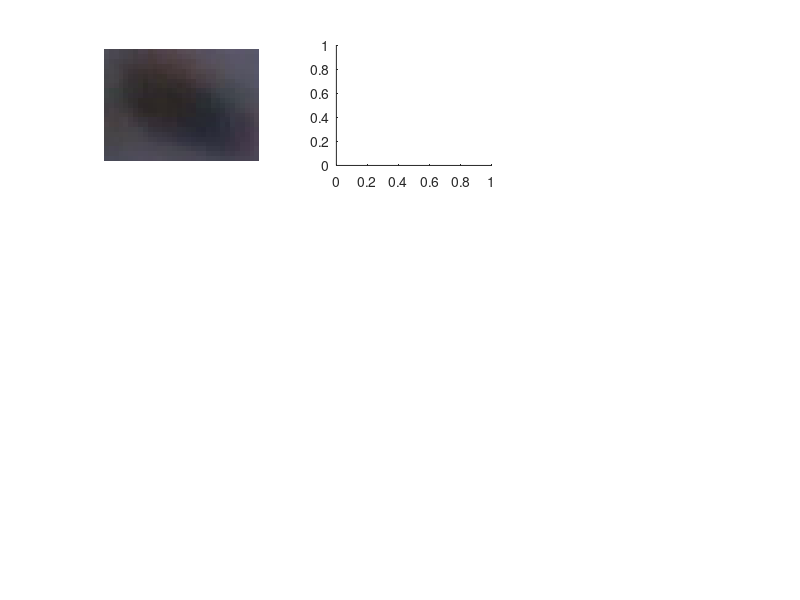

Reproduce this figure in MATLAB. (Note: this script raises an error after producing the figure.)
clear;
load('matlab2.mat');
[~, n] = size(DB);
warning('off', 'images:imshow:magnificationMustBeFitForDockedFigure')
for i = 1:n
    subplot(3,3,1);
    imshow(DB(i).Ic);
    for j = 1:8
        subplot(3,3,j+1);
        imshow(bound2im(uint16(ifrdescp(DB(i).z,2*j)))); 
    end
    DB(i).Sphericity = input('Enter Sphericity: ');
end
warning('on', 'images:imshow:magnificationMustBeFitForDockedFigure')
%save('matlab.mat', DB);
